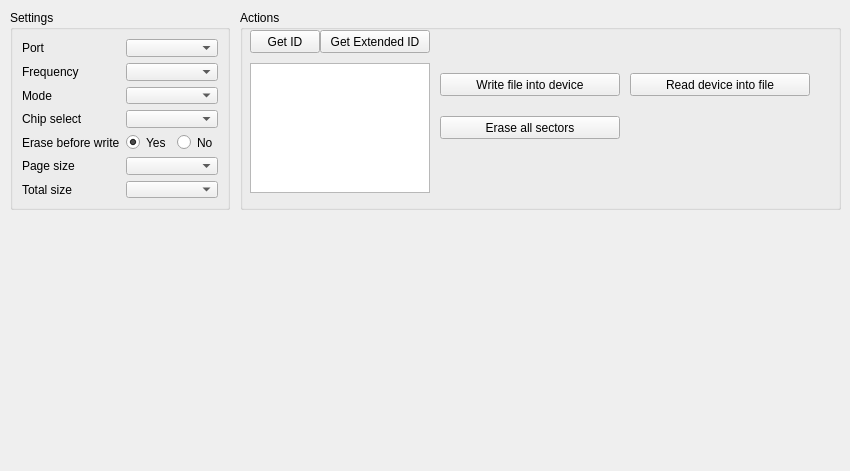
<?xml version="1.0" encoding="UTF-8"?>
<ui version="4.0">
 <class>i2c</class>
 <widget class="QWidget" name="i2c">
  <property name="geometry">
   <rect>
    <x>0</x>
    <y>0</y>
    <width>850</width>
    <height>471</height>
   </rect>
  </property>
  <property name="windowTitle">
   <string>i2c</string>
  </property>
  <widget class="QGroupBox" name="groupBox">
   <property name="geometry">
    <rect>
     <x>10</x>
     <y>10</y>
     <width>220</width>
     <height>200</height>
    </rect>
   </property>
   <property name="sizePolicy">
    <sizepolicy hsizetype="Fixed" vsizetype="Fixed">
     <horstretch>0</horstretch>
     <verstretch>0</verstretch>
    </sizepolicy>
   </property>
   <property name="title">
    <string>Settings</string>
   </property>
   <layout class="QGridLayout" name="gridLayout_3">
    <item row="0" column="0">
     <layout class="QGridLayout" name="gridLayout_2">
      <item row="0" column="0">
       <widget class="QLabel" name="label_3">
        <property name="text">
         <string>Port</string>
        </property>
       </widget>
      </item>
      <item row="0" column="1">
       <widget class="QComboBox" name="cbxPort"/>
      </item>
      <item row="1" column="0">
       <widget class="QLabel" name="lbl_frequency_7">
        <property name="text">
         <string>Frequency</string>
        </property>
       </widget>
      </item>
      <item row="1" column="1">
       <widget class="QComboBox" name="cbxFrequency">
        <property name="maximumSize">
         <size>
          <width>100</width>
          <height>16777215</height>
         </size>
        </property>
       </widget>
      </item>
      <item row="2" column="0">
       <widget class="QLabel" name="lbl_mode_6">
        <property name="text">
         <string>Mode</string>
        </property>
       </widget>
      </item>
      <item row="2" column="1">
       <widget class="QComboBox" name="cbxMode">
        <property name="maximumSize">
         <size>
          <width>100</width>
          <height>16777215</height>
         </size>
        </property>
       </widget>
      </item>
      <item row="3" column="0">
       <widget class="QLabel" name="lblCS">
        <property name="text">
         <string>Chip select</string>
        </property>
       </widget>
      </item>
      <item row="3" column="1">
       <widget class="QComboBox" name="cbxCS">
        <property name="maximumSize">
         <size>
          <width>100</width>
          <height>16777215</height>
         </size>
        </property>
       </widget>
      </item>
      <item row="4" column="0">
       <widget class="QLabel" name="label_25">
        <property name="text">
         <string>Erase before write</string>
        </property>
       </widget>
      </item>
      <item row="4" column="1">
       <layout class="QHBoxLayout" name="horizontalLayout_2">
        <item>
         <widget class="QRadioButton" name="rbnEraseBeforeWriteYes">
          <property name="text">
           <string>Yes</string>
          </property>
          <property name="checked">
           <bool>true</bool>
          </property>
         </widget>
        </item>
        <item>
         <widget class="QRadioButton" name="rbnEraseBeforeWriteNo">
          <property name="text">
           <string>No</string>
          </property>
         </widget>
        </item>
       </layout>
      </item>
      <item row="5" column="0">
       <widget class="QLabel" name="lbl_page_size_6">
        <property name="text">
         <string>Page size</string>
        </property>
       </widget>
      </item>
      <item row="5" column="1">
       <widget class="QComboBox" name="cbxPageSize">
        <property name="maximumSize">
         <size>
          <width>100</width>
          <height>16777215</height>
         </size>
        </property>
       </widget>
      </item>
      <item row="6" column="0">
       <widget class="QLabel" name="lbl_total_size_5">
        <property name="text">
         <string>Total size</string>
        </property>
       </widget>
      </item>
      <item row="6" column="1">
       <widget class="QComboBox" name="cbxTotalSize">
        <property name="maximumSize">
         <size>
          <width>100</width>
          <height>16777215</height>
         </size>
        </property>
       </widget>
      </item>
     </layout>
    </item>
   </layout>
  </widget>
  <widget class="QGroupBox" name="groupBox_2">
   <property name="geometry">
    <rect>
     <x>240</x>
     <y>10</y>
     <width>601</width>
     <height>200</height>
    </rect>
   </property>
   <property name="sizePolicy">
    <sizepolicy hsizetype="Fixed" vsizetype="Fixed">
     <horstretch>0</horstretch>
     <verstretch>0</verstretch>
    </sizepolicy>
   </property>
   <property name="title">
    <string>Actions</string>
   </property>
   <widget class="QPushButton" name="btnReadToFile">
    <property name="geometry">
     <rect>
      <x>390</x>
      <y>63</y>
      <width>180</width>
      <height>23</height>
     </rect>
    </property>
    <property name="maximumSize">
     <size>
      <width>16777215</width>
      <height>16777215</height>
     </size>
    </property>
    <property name="text">
     <string>Read device into file</string>
    </property>
   </widget>
   <widget class="QPushButton" name="btnGetExtendedID">
    <property name="geometry">
     <rect>
      <x>80</x>
      <y>20</y>
      <width>110</width>
      <height>23</height>
     </rect>
    </property>
    <property name="text">
     <string>Get Extended ID</string>
    </property>
   </widget>
   <widget class="QPlainTextEdit" name="txtDeviceID">
    <property name="geometry">
     <rect>
      <x>10</x>
      <y>53</y>
      <width>180</width>
      <height>130</height>
     </rect>
    </property>
    <property name="readOnly">
     <bool>true</bool>
    </property>
   </widget>
   <widget class="QPushButton" name="btnGetID">
    <property name="geometry">
     <rect>
      <x>10</x>
      <y>20</y>
      <width>70</width>
      <height>23</height>
     </rect>
    </property>
    <property name="text">
     <string>Get ID</string>
    </property>
   </widget>
   <widget class="QPushButton" name="btnWriteFromFile">
    <property name="geometry">
     <rect>
      <x>200</x>
      <y>63</y>
      <width>180</width>
      <height>23</height>
     </rect>
    </property>
    <property name="text">
     <string>Write file into device</string>
    </property>
   </widget>
   <widget class="QPushButton" name="btnErase">
    <property name="geometry">
     <rect>
      <x>200</x>
      <y>106</y>
      <width>180</width>
      <height>23</height>
     </rect>
    </property>
    <property name="text">
     <string>Erase all sectors</string>
    </property>
   </widget>
  </widget>
 </widget>
 <resources/>
 <connections/>
</ui>
